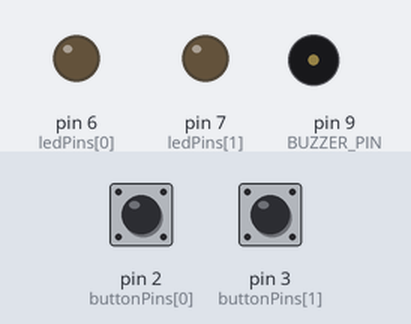
Bench run of a sketch on a simulated Arduino Uno, built with avr-gcc and run on an emulated ATmega328P. Parts: output pins drawn as LEDs (lit = HIGH), buzzer (waves = sounding). The test bench sets the inputs (shaded band); at power-on: pin 2 (buttonPins[0]) HIGH, pin 3 (buttonPins[1]) HIGH. Random numbers use the default seed unless the sketch sets one.

Above: at 4.6 s.
4.7 s: pin 2 (buttonPins[0]) pulled LOW for 0.15 s
At 5.5 s:
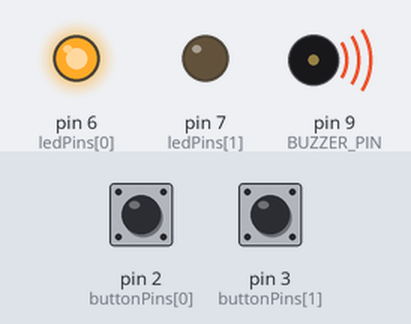
7.2 s: pin 3 (buttonPins[1]) pulled LOW for 1 s
At 8.6 s:
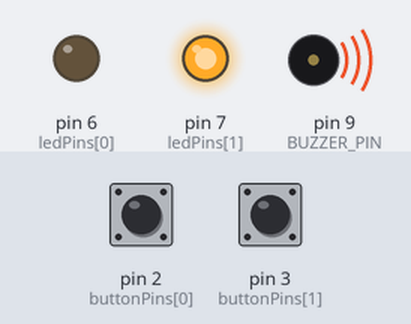
At 11.14 s:
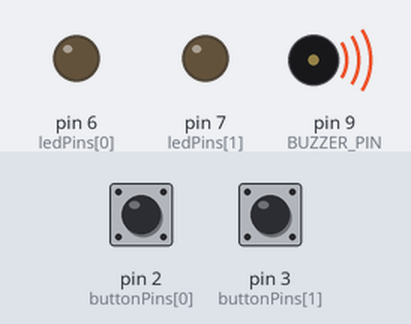
Timing chart, 0 to 12.8 s (numbered marks = the images above; inputs shaded):
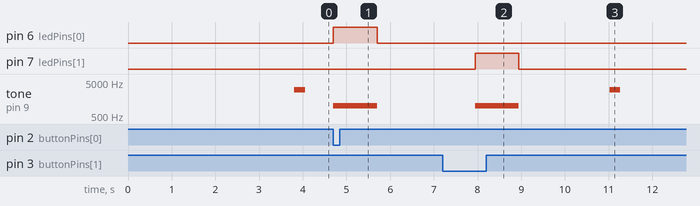

The sketch:

cow.ino
```cpp
#define BUZZER_PIN   9  // пин с пищалкой
#define PLAYER_COUNT 2   // количество игроков-ковбоев
// вместо перечисления всех пинов по-одному, мы объявляем пару
// списков: один с номерами пинов с кнопками, другой — со
// светодиодами. Списки также называют массивами (англ. array)
int buttonPins[PLAYER_COUNT] = {2, 3};
int ledPins[PLAYER_COUNT] = {6, 7};

void setup()
{
  pinMode(BUZZER_PIN, OUTPUT);
  for (int player = 0; player < PLAYER_COUNT; ++player) {
    // при помощи квадратных скобок получают значение в массиве
    // под указанным в них номером. Нумерация начинается с нуля
    pinMode(ledPins[player], OUTPUT);
    pinMode(buttonPins[player], INPUT_PULLUP);
  }
}

void loop()
{
  // даём сигнал «пли!», выждав случайное время от 2 до 7 сек
  delay(random(2000, 7000));
  tone(BUZZER_PIN, 3000, 250); // 3 килогерца, 250 миллисекунд

  for (int player = 0; ; player = (player+1) % PLAYER_COUNT) {
    // если игрок номер «player» нажал кнопку...
    if (!digitalRead(buttonPins[player])) {
      // ...включаем его светодиод и сигнал победы на 1 сек
      digitalWrite(ledPins[player], HIGH);
      tone(BUZZER_PIN, 1000, 1000);
      delay(1000);
      digitalWrite(ledPins[player], LOW);
      break; // Есть победитель! Выходим (англ. break) из цикла
    }
  }
}
```

Measured:
- after the input at 4.7 s, pin 6 (ledPins[0]): LOW → HIGH at once, → LOW 1.0 s later; tone on pin 9 (BUZZER_PIN): silent → 1000 Hz at once, → silent 1.0 s later
- after the input at 7.2 s, pin 7 (ledPins[1]): LOW → HIGH after 0.75 s, → LOW 1.0 s later
